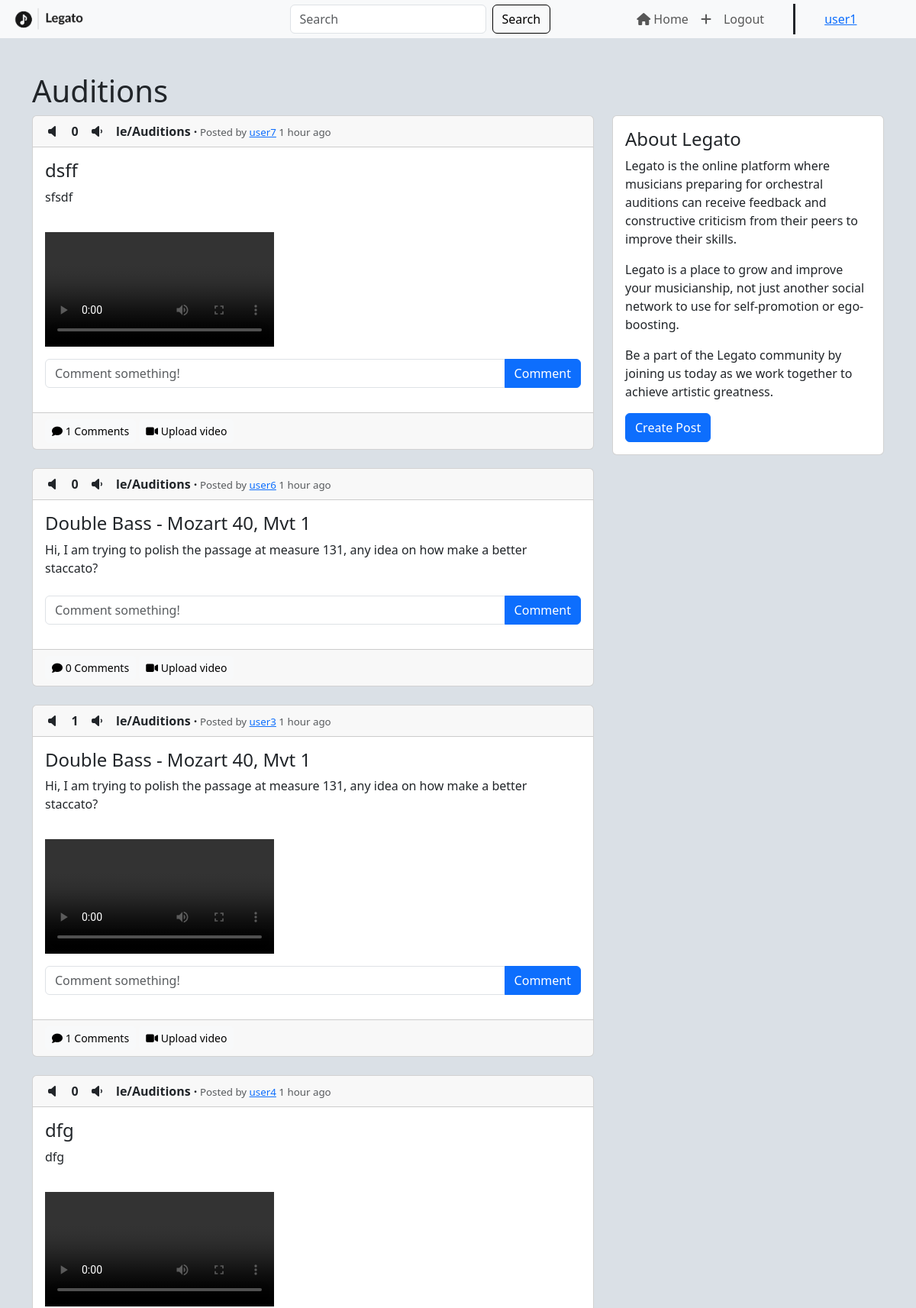
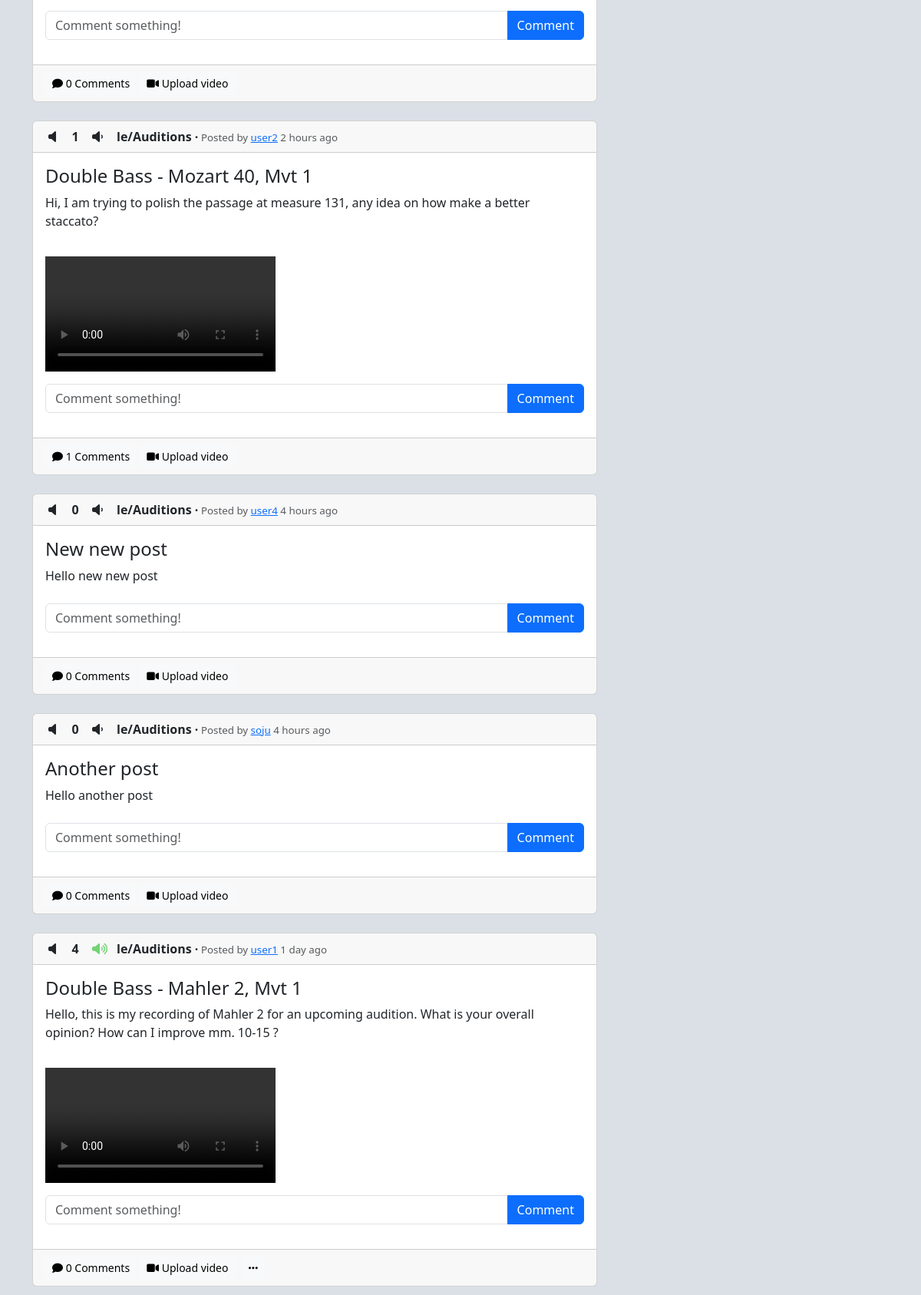
The page /index (signed in, upper part) on the database its author committed (2 pictures, top to bottom).
### legato/models.py (models this page shows)
class User(db.Model, UserMixin):
    id = db.Column(db.Integer, primary_key=True)
    email = db.Column(db.String(150), nullable=False, unique=True)
    username = db.Column(db.String(150), nullable=False, unique=True)
    password = db.Column(db.String(150), nullable=False)
    date_created = db.Column(db.DateTime(timezone=True), default=func.now())
    posts = db.relationship('Post', backref='user', passive_deletes=True)
    comments = db.relationship('Comment', backref='user', passive_deletes=True)
    likes = db.relationship('Like', backref='user', passive_deletes=True)
    dislikes = db.relationship('Dislike', backref='user', passive_deletes=True)

class Post(db.Model):
    id = db.Column(db.Integer, primary_key=True)
    title = db.Column(db.String(60), nullable=False)
    text = db.Column(db.Text, nullable=False)
    date_created = db.Column(db.DateTime(timezone=True), default=func.now())
    author_id = db.Column(db.Integer, db.ForeignKey(
        'user.id', ondelete="CASCADE"), nullable=False)
    comments = db.relationship('Comment', backref='post', passive_deletes=True)
    likes = db.relationship('Like', backref='post', passive_deletes=True)
    dislikes = db.relationship('Dislike', backref='post', passive_deletes=True)
    video = db.Column(db.String(100), nullable=True)

### legato/views.py (the view)
@views.route("/")
@views.route("/index")
@login_required
def index():
    search = request.args.get("search")
    comments = Comment.query.all()
    now = datetime.utcnow()
    if search:
        posts = Post.query.filter(Post.title.contains(
            search) | Post.text.contains(search)).all()
    else:
        posts = Post.query.all()
    for post in posts:
        date = post.date_created
        ups = len(post.likes)
        downs = len(post.dislikes)
        post.hot_score = hot(ups, downs, date)
    sorted_posts = sorted(posts, key=lambda post: post.hot_score, reverse=True)
    for post in sorted_posts:
        time_diff = now - post.date_created
        post.time_passed = from_now(time_diff)
    for comment in comments:
        time_diff = now - comment.date_created
        comment.time_passed = from_now(time_diff)
    return render_template("index.html", user=current_user, posts=sorted_posts)

### legato/__init__.py (called while the page is built)
def create_app():
    app = Flask(__name__)
    app.config['SECRET_KEY'] = SECRET_KEY
    app.config["SQLALCHEMY_DATABASE_URI"] = f"sqlite:///{os.path.join(os.getcwd(), 'database.db')}"
    app.config['UPLOAD_FOLDER'] = UPLOAD_FOLDER
    app.config['MAX_CONTENT_LENGTH'] = 100 * 1024 * 1024
    db.init_app(app)
    from .views import views
    from .auth import auth
    app.register_blueprint(views, url_prefix="/")
    app.register_blueprint(auth, url_prefix="/")
    login_manager = LoginManager()
    login_manager.login_view = "auth.login"
    login_manager.init_app(app)
    @login_manager.user_loader
    def load_user(id):
        return User.query.get(int(id))
    with app.app_context():
        from .models import User
        db.create_all()
    return app

### legato/helpers.py (called while the page is built, shortened)
def from_now(time_diff):
    minutes = int(time_diff.total_seconds() // 60)
    if minutes < 1:
        return "less than a minute ago"
    if minutes == 1:
        return "1 minute ago"
    if minutes > 1 and minutes < 60:
        return f"{minutes} minutes ago"
    hours = int(minutes // 60)
    if hours == 1:
        return "1 hour ago"
    if hours > 1 and hours < 24:
        return f"{hours} hours ago"
    days = int(hours // 24)
    if days == 1:
        return "1 day ago"

def epoch_seconds(date):
    td = date - epoch
    return td.days * 86400 + td.seconds + (float(td.microseconds) / 1000000)

def score(ups, downs):
    return ups - downs

def hot(ups, downs, date):
    s = score(ups, downs)
    order = log(max(abs(s), 1), 10)
    sign = 1 if s > 0 else -1 if s < 0 else 0
    seconds = epoch_seconds(date) - 1134028003
    return round(sign * order + seconds / 45000, 7)

### legato/templates/index.html (shortened to what this page needs)
{% extends "posts_div.html" %}

### legato/templates/posts_div.html (shortened to what this page needs)
{% extends "layout.html" %}
{% block main %}
<div class="posts">
  <div class="container">
    <div class="row">
      <h1>{% block header %}Auditions{% endblock %}</h1>
      <div class="col-sm-8">
        {% for post in posts %}
        <div class="card">
          <div class="card-header">
            {% if user.id in post.dislikes|map(attribute="author_id")|list %}
            <i class="fa-solid fa-volume-xmark" id="dislike-button-{{post.id}}" onclick="dislike({{post.id}})"></i>
            {% else %}
            <i class="fa-solid fa-volume-off" id="dislike-button-{{post.id}}" onclick="dislike({{post.id}})"></i>
            {% endif %}
            <span id="counter-{{post.id}}" class="counter">
              {{ post.likes|length - post.dislikes|length}}
            </span>
            {% if user.id in post.likes|map(attribute="author_id")|list %}
            <i class="fa-solid fa-volume-high" id="like-button-{{post.id}}" onclick="like({{post.id}})"></i>
            {% else %}
            <i class="fa-solid fa-volume-low" id="like-button-{{post.id}}" onclick="like({{post.id}})"></i>
            {% endif %}
            <span class="legend"><strong id="sub">le/Auditions ·</strong><span class="text-muted"
                style="font-size: 10pt;"> Posted by
                <a href="/posts/{{post.user.username}}">{{post.user.username}}</a>
                {{ post.time_passed }}</span></span>
          </div>
          <div class="card-body">
            <div class="textual-content">
              <h4 class="card-title">{{ post.title }}</h4>
              <p class="card-text">{{ post.text }}</p>
            </div>
            {% if post.video %}
            <div class="video-container">
              <video controls="controls" preload="preload">
                <source src="/static/{{post.video}}" type="video/mp4">
              </video>
            </div>
            {% endif %}
            <form class="input-group mb-3" id="comment" method="POST" action="/create-comment/{{post.id}}">
              <input type="text" id="text" name="text" class="form-control" placeholder="Comment something!" />
              <button type="submit" class="btn btn-primary">Comment</button>
            </form>
          </div>
          <div class="card-footer text-muted">
            <a data-bs-toggle="collapse" href="#comments-{{post.id}}" class="btn btn-light btn-sm"><i
                class="fas fa-comment"></i>
              {{post.comments|length}} Comments</a>
            <a data-bs-toggle="collapse" href="#upload-{{post.id}}" class="btn btn-light btn-sm"><i
                class="fa-solid fa-video"></i> Upload video</a>
            {% if user.id == post.author_id %}
            <a href="#" class="btn btn-light btn-sm" data-bs-toggle="dropdown" aria-expanded="false"
              id="dropdownToggle"><i class="fa-solid fa-ellipsis"></i></a>
            {% endif %}
          </div>
        </div>
        <br />
        {% endfor %}
      </div>
      {% block column %}
      <div class="col-sm-4" style="display: block;">
        <div class="card" id="side-card">
          <div class="card-body">
            <h4 class="card-title">About Legato</h4>
            <p class="card-text">
              Legato is the online platform where musicians preparing for orchestral auditions can receive feedback and
              constructive criticism from their peers to improve their skills.
            <p class="card-text">
              Legato is a place to grow and improve your musicianship, not just another social network to use for
              self-promotion or ego-boosting.
            </p>
            </p>
            <p class="card-text"> Be a part of the Legato community by joining us today as we work together to achieve
              artistic greatness.
            </p>
            <a href="/create-post" class="btn btn-primary btn-block">Create Post</a>
          </div>
        </div>
      </div>
      {% endblock %}
    </div>
  </div>
</div>
{% endblock %}

### legato/templates/layout.html (shortened to what this page needs)
<!DOCTYPE html>
<html lang="en">
<head>
  <link href="https://cdn.jsdelivr.net/npm/bootstrap@5.3.0-alpha1/dist/css/bootstrap.min.css" rel="stylesheet"
 />
  <link href="/static/styles.css" rel="stylesheet">
</head>
<body>
  <nav class="navbar navbar-expand-lg bg-body-tertiary fixed-top">
    <div class="container-fluid">
      <a class="navbar-brand" href="/"><img src="/static/Legato-logos_transparent.png" alt=""></a>
      <div class="collapse navbar-collapse" id="navbarTogglerDemo02">
        <form class="d-flex" role="search" style="margin-left: auto;
        margin-right: auto;">
          <input class="form-control me-2" type="search" placeholder="Search" name="search">
          <button class="btn btn-outline-success" type="submit">Search</button>
        </form>
        <ul class="navbar-nav me-auto mb-2 mb-lg-0">
          <li class="nav-item">
            <a class="nav-item nav-link" href="/index"><i class="fa-solid fa-house"></i> Home</a>
          </li>
          {% if user.is_authenticated %}
          <li class="nav-item">
            <a class="nav-item nav-link" href="/create-post"><i class="fa-solid fa-plus"></i></a>
          </li>
          <li class="nav-item">
            <a class="nav-item nav-link" href="/logout">Logout</a>
          </li>
          <div style="margin-left: 30px;border-left-width: 3px;border-left-style: solid;margin-right: 30px;"></div>
          <li class="nav-item">
            <a class="nav-item nav-link" id="nav-username" href="/posts/{{user.username}}">{{user.username}}</a>
          </li>
          {% endif %}
        </ul>
      </div>
    </div>
  </nav>
  <div>{% block main %}{% endblock %}</div>
</body>
</html>

### legato/static/styles.css (style rules this page uses)
body { background: #dae0e6 !important; margin-top: 75px !important; }
.navbar { --bs-navbar-padding-y: 0; }
.navbar-nav { margin-left: auto; margin-right: auto; padding-right: 10px; padding-left: 10px; margin-bottom: 10px; }
.navbar-brand { width: 150px; font-size: 24px; }
.navbar-brand img { height: 40px; float: left; margin-right: 7px; }
#navbarTogglerDemo02 { margin-right: 0px; margin-left: 65px; padding-left: 89px; padding-right: 0px; }
#nav-username { color: rgba(var(--bs-link-color-rgb), var(--bs-link-opacity, 1)); text-decoration: underline; }
.btn-outline-success { --bs-btn-color: black; --bs-btn-border-color: black; --bs-btn-hover-color: #fff; --bs-btn-hover-bg: orange; --bs-btn-hover-border-color: black; --bs-btn-focus-shadow-rgb: 25, 135, 84; --bs-btn-active-color: #fff; --bs-btn-active-bg: orange; --bs-btn-active-border-color: orange; --bs-btn-active-shadow: inset 0 3px 5px rgba(0, 0, 0, 0.125); --bs-btn-disabled-color: orange; --bs-btn-disabled-bg: transparent; --bs-btn-disabled-border-color: orange; --bs-gradient: none; }
.card-header { display: flex; align-items: center; }
.card-header i { font-size: 16px; margin-right: 10px; width: 24px; text-align: center; }
.card-header .counter { font-size: 16px; min-width: 20px; text-align: center; position: relative; left: -6px; font-weight: bold; }
.fa-volume-low { margin-right: 5px; margin-left: 4px; padding-right: 6px; }
.fa-volume-high { color: rgb(115, 212, 115); margin-right: 5px; margin-left: 4px; }
.fa-volume-off { margin-left: 1px; min-width: 20px; padding-right: 8px; }
#side-card { position: sticky; top: 55px; }
.posts { padding-top: 20px; }
.video-container { margin: 10px auto; }
video { max-width: 100%; }

### rows shown on the page
User: username "user1"
Post: likes|length "0", user.username "user7", time_passed "1 hour ago", title "dsff", text "sfsdf", comments|length "1"
Post: likes|length "0", user.username "user6", time_passed "1 hour ago", title "Double Bass - Mozart 40, Mvt 1", text "Hi, I am trying to polish the passage at measure 131, any idea on how make a better staccato?", comments|length "0"
Post: likes|length "1", user.username "user3", time_passed "1 hour ago", title "Double Bass - Mozart 40, Mvt 1", text "Hi, I am trying to polish the passage at measure 131, any idea on how make a better staccato?", comments|length "1"
Post: likes|length "0", user.username "user4", time_passed "1 hour ago", title "dfg", text "dfg", comments|length "0"
Post: likes|length "1", user.username "user2", time_passed "2 hours ago", title "Double Bass - Mozart 40, Mvt 1", text "Hi, I am trying to polish the passage at measure 131, any idea on how make a better staccato?", comments|length "1"
Post: likes|length "0", user.username "user4", time_passed "4 hours ago", title "New new post", text "Hello new new post", comments|length "0"
Post: likes|length "0", user.username "soju", time_passed "4 hours ago", title "Another post", text "Hello another post", comments|length "0"
Post: likes|length "4", user.username "user1", time_passed "1 day ago", title "Double Bass - Mahler 2, Mvt 1", text "Hello, this is my recording of Mahler 2 for an upcoming audition. What is your overall opinion? How can I improve mm. 10-15 ?", comments|length "0"
